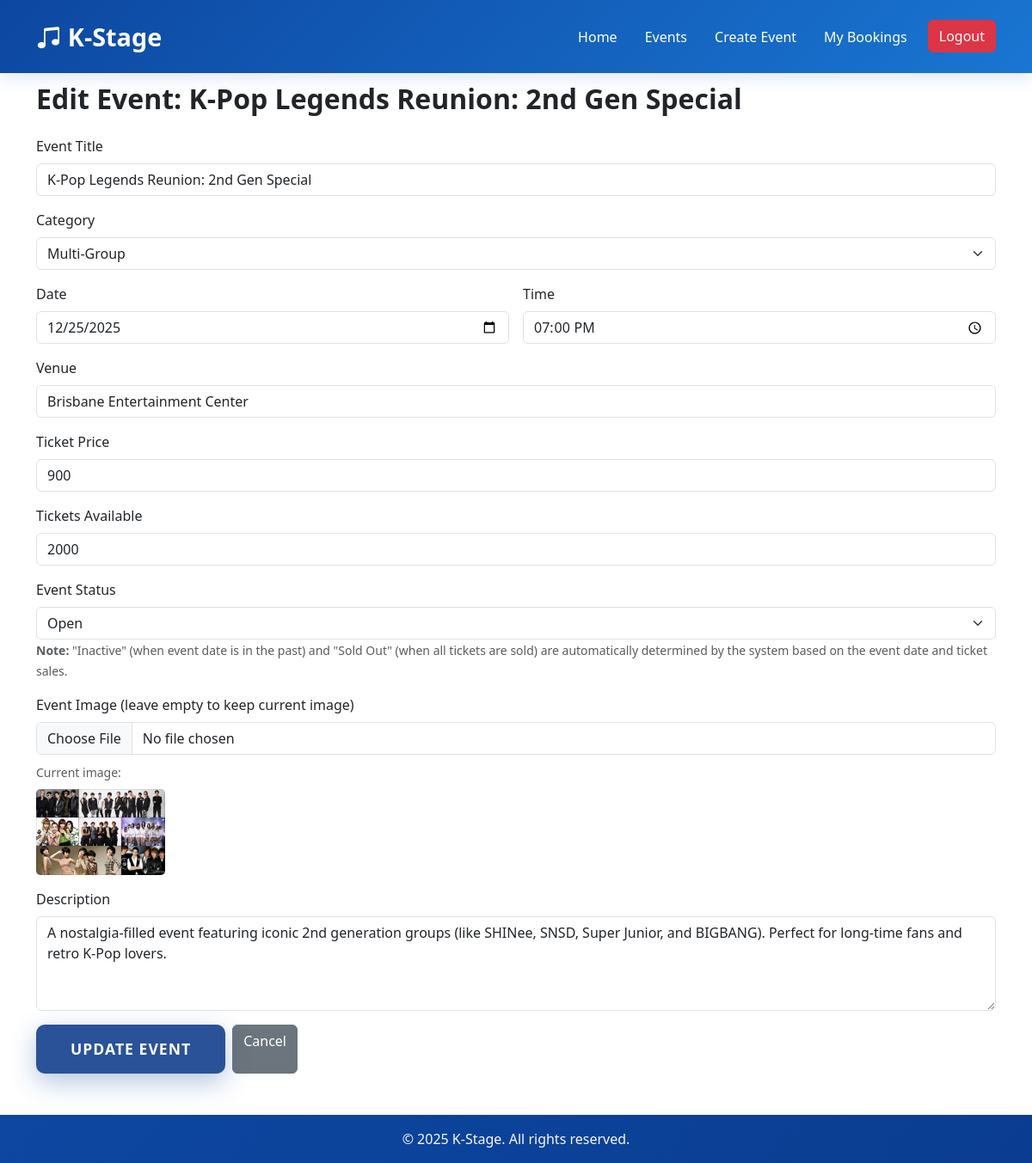
The app's page /events/8/edit (signed in) with its own data.
### KStage/models.py (models this page shows)
class Event(db.Model):
    id = db.Column(db.Integer, primary_key=True)
    title = db.Column(db.String(160), nullable=False)
    category = db.Column(db.String(80), nullable=False)
    description = db.Column(db.Text, nullable=False)
    date = db.Column(db.Date, nullable=False)
    time=db.Column(db.Time, nullable=False)
    location = db.Column(db.String(160), nullable=False)
    total_tickets = db.Column(db.Integer, default=0, nullable=False)
    sold_tickets  = db.Column(db.Integer, default=0, nullable=False)
    ticket_price = db.Column(db.Integer, nullable=False)
    is_cancelled  = db.Column(db.Boolean, default=False)
    image_path    = db.Column(db.String(255))
    owner_id      = db.Column(db.Integer, db.ForeignKey('user.id'))
    comments = db.relationship('Comment', backref='event', cascade='all, delete-orphan', lazy='dynamic')
    def status(self):
        if self.is_cancelled: return "Cancelled"
        if self.date < datetime.now().date(): return "Inactive"
        if self.sold_tickets >= self.total_tickets: return "Sold Out"
        return "Open"

### KStage/views.py (the view, shortened to what this page needs)
@main_bp.route('/events/<int:event_id>/edit', methods=['GET', 'POST'])
@login_required
def edit_event(event_id: int):
    event = Event.query.get_or_404(event_id)
    if not current_user.is_authenticated or current_user.id != event.owner_id:
        flash("You don't have permission to edit this event.", "danger")
        return redirect(url_for('main.event_detail', event_id=event.id))
    form = EditEventForm()
    if request.method == 'GET':
        form.title.data = event.title
        form.category.data = event.category
        form.description.data = event.description
        form.date.data = event.date
        form.time.data = event.time
        form.location.data = event.location
        form.total_tickets.data = event.total_tickets
        form.price.data = event.ticket_price
        current_status = event.status()
        if current_status in ['Open', 'Cancelled']:
            form.status.data = current_status
        else:
            form.status.data = 'Open'
    if request.method == 'POST':
        for field, errors in form.errors.items():
            for error in errors:
                flash(f'{field}: {error}', 'danger')
    return render_template('edit-event.html', form=form, event=event)

### KStage/template/edit-event.html (shortened to what this page needs)
<!DOCTYPE html>
<html lang="en">
<head>
  <link href="https://cdnjs.cloudflare.com/ajax/libs/bootstrap/5.3.2/css/bootstrap.min.css" rel="stylesheet">
  <link href="https://cdnjs.cloudflare.com/ajax/libs/bootstrap-icons/1.11.1/font/bootstrap-icons.min.css" rel="stylesheet">
  <link href="{{ url_for('static', filename='style/style.css') }}" rel="stylesheet">
</head>
<body>
  <nav class="navbar navbar-expand-lg fixed-top">
    <div class="container">
      <a class="navbar-brand" href="{{url_for('main.index')}}">
        <i class="bi bi-music-note-beamed me-2"></i>K-Stage
      </a>
      <div class="collapse navbar-collapse" id="navbarNav">
        <ul class="navbar-nav ms-auto">
          <li class="nav-item"><a class="nav-link" href="{{url_for('main.index')}}">Home</a></li>
          <li class="nav-item"><a class="nav-link" href="{{url_for('main.events')}}">Events</a></li>
          <li class="nav-item"><a class="nav-link" href="{{url_for('main.create_event')}}">Create Event</a></li>
          <li class="nav-item"><a class="nav-link" href="{{url_for('main.booking_history')}}">My Bookings</a></li>
          {% if current_user.is_authenticated %}
            <li class="nav-item ms-2">
              <a class="btn btn-danger" href="{{ url_for('auth.logout') }}">Logout</a>
            </li>
          {% else %}
            <li class="nav-item"><a class="nav-link" href="{{ url_for('auth.login') }}">Login</a></li>
            <li class="nav-item"><a class="nav-link" href="{{ url_for('auth.register') }}">Register</a></li>
          {% endif %}
        </ul>
      </div>
    </div>
  </nav>
  <section class="container py-5 mt-5">
    <h2 class="fw-bold mb-4">Edit Event: {{ event.title }}</h2>
    <form method="POST" action="{{ url_for('main.edit_event', event_id=event.id) }}" enctype="multipart/form-data">
      <div class="mb-3">
        <label for="{{ form.title.id }}" class="form-label">{{ form.title.label.text }}</label>
        {{ form.title(class="form-control") }}
      </div>
      <div class="mb-3">
        <label for="{{ form.category.id }}" class="form-label">{{ form.category.label.text }}</label>
        {{ form.category(class="form-select") }}
      </div>
      <div class="row g-3">
        <div class="col-md-6">
          <label for="{{ form.date.id }}" class="form-label">{{ form.date.label.text }}</label>
          {{ form.date(class="form-control") }}
        </div>
        <div class="col-md-6">
          <label for="{{ form.time.id }}" class="form-label">{{ form.time.label.text }}</label>
          {{ form.time(class="form-control") }}
        </div>
      </div>
      <div class="mb-3 mt-3">
        <label for="{{ form.location.id }}" class="form-label">{{ form.location.label.text }}</label>
        {{ form.location(class="form-control") }}
      </div>
      <div class="mb-3">
        <label for="{{ form.price.id }}" class="form-label">{{ form.price.label.text }}</label>
        {{ form.price(class="form-control") }}
      </div>
      <div class="mb-3">
        <label for="{{ form.total_tickets.id }}" class="form-label">{{ form.total_tickets.label.text }}</label>
        {{ form.total_tickets(class="form-control") }}
      </div>
      <div class="mb-3">
        <label for="{{ form.status.id }}" class="form-label">{{ form.status.label.text }}</label>
        {{ form.status(class="form-select") }}
        <small class="form-text text-muted">
          <strong>Note:</strong> "Inactive" (when event date is in the past) and "Sold Out" (when all tickets are sold) are automatically determined by the system based on the event date and ticket sales.
        </small>
      </div>
      <div class="mb-3">
        <label for="{{ form.image_path.id }}" class="form-label">{{ form.image_path.label.text }}</label>
        {{ form.image_path(class="form-control") }}
        {% if event.image_path %}
          <div class="mt-2">
            <small class="text-muted">Current image:</small><br>
            <img src="{{ url_for('static', filename=event.image_path) }}" alt="Current event image" style="max-height: 100px; border-radius: 5px;" class="mt-2">
          </div>
        {% endif %}
      </div>
      <div class="mb-3">
        <label for="{{ form.description.id }}" class="form-label">{{ form.description.label.text }}</label>
        {{ form.description(class="form-control", rows="4") }}
      </div>
      <div class="d-flex gap-2">
        {{ form.submit(class="btn btn-primary") }}
        <a href="{{ url_for('main.event_detail', event_id=event.id) }}" class="btn btn-secondary">Cancel</a>
      </div>
    </form>
  </section>
  <footer class="bg-dark text-light text-center py-3">
    <p class="mb-0">&copy; 2025 K-Stage. All rights reserved.</p>
  </footer>
</body>
</html>

### KStage/static/style/style.css (style rules this page uses)
:root { --primary-blue: #0d47a1; --secondary-blue: #1976d2; --light-blue: #e3f2fd; --accent-blue: #90caf9; --dark-text: #2c3e50; --light-text: #7f8c8d; }
.navbar { background: linear-gradient(135deg, var(--primary-blue), var(--secondary-blue)); backdrop-filter: blur(10px); box-shadow: 0 4px 20px rgba(13, 71, 161, 0.15); transition: all 0.3s ease; padding: 1rem 0; }
.navbar-brand { font-weight: 700; font-size: 1.8rem; color: white !important; text-decoration: none; transition: all 0.3s ease; }
.nav-link { color: white !important; font-weight: 500; padding: 0.5rem 1rem !important; border-radius: 25px; transition: all 0.3s ease; position: relative; }
.btn-primary { background: linear-gradient(135deg, var(--secondary-blue), var(--primary-blue)); border: none; border-radius: 50px; padding: 15px 40px; font-weight: 600; font-size: 1.1rem; text-transform: uppercase; letter-spacing: 1px; transition: all 0.4s ease; box-shadow: 0 10px 30px rgba(13, 71, 161, 0.3); position: relative; overflow: hidden; }
.btn-primary::before { content: ''; position: absolute; top: 0; left: -100%; width: 100%; height: 100%; background: linear-gradient(90deg, transparent, rgba(255,255,255,0.2), transparent); transition: left 0.5s; }
footer { background: linear-gradient(135deg, var(--primary-blue), #0a3d91); color: #f8f9fa; padding: 60px 0 30px; position: relative; }
.btn-primary { background: #2a5298; border: none; border-radius: 10px; transition: all 0.3s ease; }

### records on screen
Event: title "K-Pop Legends Reunion: 2nd Gen Special", category "Multi-Group", date "12/25/2025", time "19:00", location "Brisbane Entertainment Center", total_tickets "2000", image_path (picture), description "A nostalgia-filled event featuring iconic 2nd generation groups (like SHINee, SNSD, Super Junior, and BIGBANG). Perfect for long-time fans and retro K-Pop lovers."
